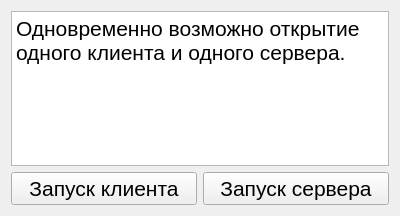
<?xml version="1.0" encoding="UTF-8"?>
<ui version="4.0">
 <class>OpenClientServerWidget</class>
 <widget class="QWidget" name="OpenClientServerWidget">
  <property name="geometry">
   <rect>
    <x>0</x>
    <y>0</y>
    <width>400</width>
    <height>216</height>
   </rect>
  </property>
  <property name="windowTitle">
   <string>Form</string>
  </property>
  <layout class="QVBoxLayout" name="verticalLayout">
   <item>
    <widget class="QPlainTextEdit" name="plainTextEdit">
     <property name="font">
      <font>
       <pointsize>16</pointsize>
      </font>
     </property>
     <property name="readOnly">
      <bool>true</bool>
     </property>
     <property name="plainText">
      <string>Одновременно возможно открытие одного клиента и одного сервера.</string>
     </property>
    </widget>
   </item>
   <item>
    <layout class="QHBoxLayout" name="horizontalLayout">
     <item>
      <widget class="QPushButton" name="clientBtn">
       <property name="font">
        <font>
         <pointsize>16</pointsize>
        </font>
       </property>
       <property name="text">
        <string>Запуск клиента</string>
       </property>
      </widget>
     </item>
     <item>
      <widget class="QPushButton" name="serverBtn">
       <property name="font">
        <font>
         <pointsize>16</pointsize>
        </font>
       </property>
       <property name="text">
        <string>Запуск сервера</string>
       </property>
      </widget>
     </item>
    </layout>
   </item>
  </layout>
 </widget>
 <resources/>
 <connections/>
</ui>
